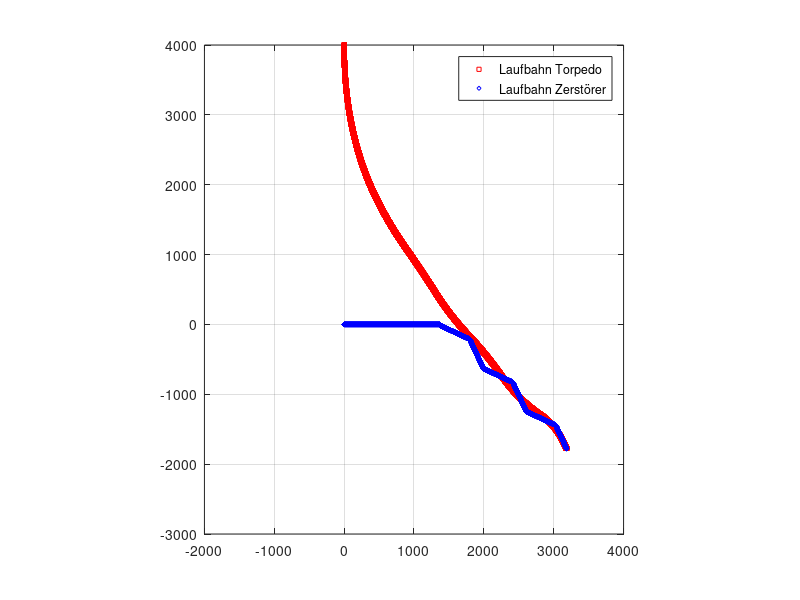

Write MATLAB code to recreate this figure. (Note: this script raises an error after producing the figure.)
%% --- Reset --- %%
clear all
close all

%% --- Globale Parameter --- %%
% -- Umrechnungen -- %
kn2mjs = 1852/3600; % [-] Umrechnungsfaktor Knoten -> m/s

% -- Simulations Parameter -- %
dt = 0.001; % [s] Abstastrate
t_max = 500; % [s] maximale Laufzeit Torpedo
sim_length = t_max/dt; % [-] maximale Simulationslänge
k = 1; % [-] Simulationsindex
timestamp = 0; % [s] 

% -- Torpedo Parameter -- %
K_p = 1; % [-] Verstärkung
T_t = 15; % [s] Zeitkonstante Torpedo
v_t = 50 * kn2mjs; % [m/s] Geschwindigkeit Torpedo (Knoten -> m/s)
y_t__start = 4000; % [m] Startentfernung Torpedo <-> Zerstörer

% -- Zerstörer Parameter -- %
v_z = 30 * kn2mjs; % [m/s] Geschwindigkeit Zerstörer (Knoten -> m/s)
phi_z_zz = deg2rad(20); % [rad] Zick Zack Winkel der Zerstörers
phi_flucht = deg2rad(45); % [rad] Fluchtwinkel Zerstörer

%% --- Vektoren --- %%
% -- Simulations Vektoren -- %
base_vec = zeros(1, sim_length); % Basisvektor
time_vec = zeros(1, sim_length); % [s] Zeitvektor

% -- Torpedo Vektoren -- %
x_t = base_vec; % [m] X-Richtungsvektor Torpedo
y_t = base_vec; % [m] Y-Richtungsvektor Torpedo
y_t(1) = y_t__start; % [m] Startentfernung setzen

phi_soll = base_vec; % [rad] Sollwinkel Torpedo
% phi_t_ist = base_vec; % [rad] Istwinkel Ruder Torpedo (in Rad)
% phi_t_ist__grad = base_vec; % [grad] Istwinkel Ruder Torpedo (in Grad)

% -- Zerstörer Vektoren -- %
x_z = base_vec; % [m] X-Richtungsvektor Zerstörer
y_z = base_vec; % [m] Y-Richtungsvektor Zerstörer

phi_z = base_vec; % [rad] Winkel Zerstörer

% --Zustandsvektoren -- %

% Zustände der einzelnen Modelle
RM_x1 = base_vec; % Zustand X1 Rudermaschine
TRPD_x1 = base_vec; % Zustand X1 Torpedo
TRPD_x2 = base_vec; % Zustand X2 Torpedo
MESS_x1 = base_vec; % Zustand X1 Messsystem
REG_x1 = base_vec; % Zustand X1 Regler
REG_x2 = base_vec; % Zustand X2 Regler

% Eingangsgröße
in_REG = base_vec; % Eingangsgröße Regler (phi)

% Ausgangsgrößen
out_REG = base_vec; % Ausgangsgröße PID (Y_R_PIDT1)
out_RM = base_vec; % Ausgangsgröße Rudermaschine (y_delta_ist)
out_TRPD = base_vec; % [rad] Ausgangsgröße Torpedo (phi)
out_MESS = base_vec; % Ausgangsgröße Messsystem (phi_mess_ist)

%% --- Modellbildung --- %%
% -- Modell Parameter -- %
% Rudermaschine
K_RM = 1; % [-] Verstärkung Rudermaschine 
T_RM = 0.2; % [s] Zeitkonstante Rudermaschine

% Kursverhalten Torpedo
K_IS = 1; % [-] Verstärkung Torpedo 
T_Nomoto = 4; % [s] Zeitkonstante Torpedo

% Messgeber
K_MESS = 1; % [-] Verstärkung Messgeber 
T_MESS = 0.5; % [s] Zeitkonstante Messgeber

% Kursregler (PID)
K_R = 1.0; % [-] Verstärkung Regler 
T_D = T_Nomoto; % [s] Zeitkonstante D-Anteil
T_DV = 0.1;  % [s] Zeitkonstante T1-Anteil 
T_I = 200; % [s] Zeitkonstante I Anteil 

% -- Modell Erstellung -- %
% Rudermaschine
G_RM_N = [K_RM]; % Nominator
G_RM_D = [T_RM 1]; % Denuminator
G_RM = tf([K_RM], [T_RM 1]); % übertragungsfunktion

% Kursverhalten
G_TRPD_N = [K_IS]; % Nominator
G_TRPD_D = [T_Nomoto 1 0]; % Denuminator
G_TRPD = tf(G_TRPD_N, G_TRPD_D); % übertragungsfunktion

% Messgeber
G_MESS_N = [K_MESS]; % Nominator
G_MESS_D = [T_MESS 1]; % Denumintor
G_MESS = tf(G_MESS_N, G_MESS_D); % übertragungsfunktion

% Kursregler
G_REG_N = K_R * [(T_I * (T_DV + T_D)) (T_DV + T_I) 1];
G_REG_D = [(T_DV * T_I) T_I 0];
G_REG = tf(G_REG_N, G_REG_D);

% Gesamtsystem
G_SYS = feedback(series(series(G_REG, G_RM), G_TRPD), G_MESS);

%% --- Zustandsraum --- %%

% Überführung der Rudermaschine in Zustandsmatrizen
[SS_A_CNT_RM,SS_B_CNT_RM,SS_C_CNT_RM,SS_D_CNT_RM] = tf2ss(G_RM_N, G_RM_D);

% Überführen des Kursverhaltens in Zustandsmatrizen
[SS_A_CNT_TRPD,SS_B_CNT_TRPD,SS_C_CNT_TRPD,SS_D_CNT_TRPD] = tf2ss(G_TRPD_N, G_TRPD_D);

% Überführen des Messsystems in Zustandsmatrizen
[SS_A_CNT_MESS,SS_B_CNT_MESS,SS_C_CNT_MESS,SS_D_CNT_MESS] = tf2ss(G_MESS_N, G_MESS_D);

% Überführung des Reglers in Zustandsmatrizen
[SS_A_CNT_REG,SS_B_CNT_REG,SS_C_CNT_REG,SS_D_CNT_REG] = tf2ss(G_REG_N, G_REG_D);

%% --- Berechnung --- %%

% Aufrufen des Contol System Designers
%sisotool(G_RM * G_PHI, G_PID, G_MESS)

while( (sqrt((x_t(k) - x_z(k))^2 + (y_t(k) - y_z(k))^2)) >= 5) && ((k * dt) < t_max)
    
    % Berechnung Sollwinkel
    phi_soll(k) = atan2((x_z(k) - x_t(k)), (y_t(k) - y_z(k)));

    % Berechnung Eingangsgröße Regler
    in_REG(k) = phi_soll(k) - out_MESS(k);

    % Berechnung Zustände Regler
    REG_x1(k + 1) = REG_x1(k) + dt * (SS_A_CNT_REG(1,1) * REG_x1(k) + SS_A_CNT_REG(1,2) * REG_x2(k) + SS_B_CNT_REG(1) * in_REG(k));
    REG_x2(k + 1) = REG_x2(k) + dt * (SS_A_CNT_REG(2,1) * REG_x1(k) + SS_A_CNT_REG(2,2) * REG_x2(k) + SS_B_CNT_REG(2) * in_REG(k));

    % Berechnung Ausgang Regler
    out_REG(k) = SS_C_CNT_REG(1,1) * REG_x1(k) + SS_C_CNT_REG(1,2) * REG_x2(k) + SS_D_CNT_REG * in_REG(k);

    % Berechnung Zustände Rudermaschine
    RM_x1(k + 1) = RM_x1(k) + dt * (SS_A_CNT_RM(1,1) * RM_x1(k) + SS_B_CNT_RM(1,1) * out_REG(k));

    % Berechnung Ausgangsgröße Rudermaschine
    out_RM(k) = SS_C_CNT_RM(1,1) * RM_x1(k) + SS_D_CNT_RM * out_REG(k);

    % Berechung Zustände Torpedo
    TRPD_x1(k + 1) = TRPD_x1(k) + dt * (SS_A_CNT_TRPD(1,1) * TRPD_x1(k) + SS_A_CNT_TRPD(1,2) * TRPD_x2(k) + SS_B_CNT_TRPD(1) * out_RM(k));
    TRPD_x2(k + 1) = TRPD_x2(k) + dt * (SS_A_CNT_TRPD(2,1) * TRPD_x1(k) + SS_A_CNT_TRPD(2,2) * TRPD_x2(k) + SS_B_CNT_TRPD(2) * out_RM(k));

    % Berechnung Ausgangsgrößen Torpedo
    out_TRPD(k + 1) = SS_C_CNT_TRPD(1,1) * TRPD_x1(k) + SS_C_CNT_TRPD(1,2) * TRPD_x2(k) + SS_D_CNT_TRPD * out_RM(k);

    % Berechnung Zustände Messsystem
    MESS_x1(k + 1) = MESS_x1(k) + dt * (SS_A_CNT_MESS(1,1) * MESS_x1(k) + SS_B_CNT_MESS(1) * out_TRPD(k));

    % Berechnung Ausgangsgrößen Messsystem
    out_MESS(k) = SS_C_CNT_MESS(1,1) * MESS_x1(k) + SS_D_CNT_MESS * out_TRPD(k);

    % Trick 17 ;)
    out_MESS(k+1) = out_MESS(k);

    % Berechnung Position Torpedo (x und y Richtung)
    x_t(k + 1) = x_t(k) + dt * v_t * sin(out_TRPD(k)) ; 
    y_t(k + 1) = y_t(k) + dt * v_t * -cos(out_TRPD(k));
    
    % Zick Zack Kurs Zerstörer -> wenn Torpedo näher als 2000m
    if(sqrt((y_z(k) - y_t(k))^2 + (x_z(k) - x_t(k))^2)<=2000)

        phi_z(k) = phi_flucht + phi_z_zz;

        if mod(timestamp,30)==0
            phi_z_zz = -phi_z_zz;
        end
        
    end

    % Berechnung Position Schiff
    x_z(k + 1) = x_z(k) + dt * v_z * cos(phi_z(k));
    y_z(k + 1) = y_z(k) + dt * v_z * -sin(phi_z(k));
   
   
    % Zeitstempel speichern
    timestamp = (k - 1) * dt;
    time_vec(k) = timestamp;
    
    % Laufvariable erhöhen
    k = k + 1;
end

%% Darstellung Laufbahnen
figure('Name', 'Seekarte', 'Position', [5 5 800 1000])
plot (x_t(1:k),y_t(1:k),'rs', 'MarkerSize', 3)
hold on
plot (x_z(1:k),y_z(1:k),'bd', 'MarkerSize', 3)
legend('Laufbahn Torpedo','Laufbahn Zerstörer')
hold off
grid on
axis equal
axis([-2000 4000 -3000 4000])


%% Darstellung Laufbahn in "Echtzeit"
plotRealTime(sim_length, x_t,y_t,x_z,y_z)

% functions declaration
function plotRealTime(sim_length, x_t, y_t, x_z, y_z)
    xtData = zeros(1, sim_length);
    ytData = zeros(1, sim_length);
    xzData = zeros(1, sim_length);
    yzData = zeros(1, sim_length);

    xtData(1) = x_t(1);
    ytData(1) = y_t(1);
    xzData(1) = x_z(1);
    yzData(1) = y_z(1);

    figure('Name', 'Seekarte Echtzeit', 'Position', [1000 5 800 1000])
    hold on
    tplot = plot (xtData(1), ytData(1), 'rs', 'MarkerSize', 3);
    zplot = plot (xzData(1), yzData(1), 'bd', 'MarkerSize', 3);
    legend('Laufbahn Torpedo','Laufbahn Zerstörer')
    grid on
    axis equal
    axis([-2000 4000 -3000 4000])
    i = 1;
    j = 2;
    while (sqrt((x_z(i) - x_t(i))^2 + (y_t(i) - y_z(i))^2)>=5)
        if mod(i, 5000) == 0
            xtData(j) = x_t(i);
            ytData(j) = y_t(i);
            xzData(j) = x_z(i);
            yzData(j) = y_z(i);

            set(tplot, 'XData', xtData(1:i), 'YData', ytData(1:i))
            set(zplot, 'XData', xzData(1:i), 'YData', yzData(1:i))
            j = j + 1;
        end
        i = i + 1;
        pause(0.00001)
    end

    hold off
end

